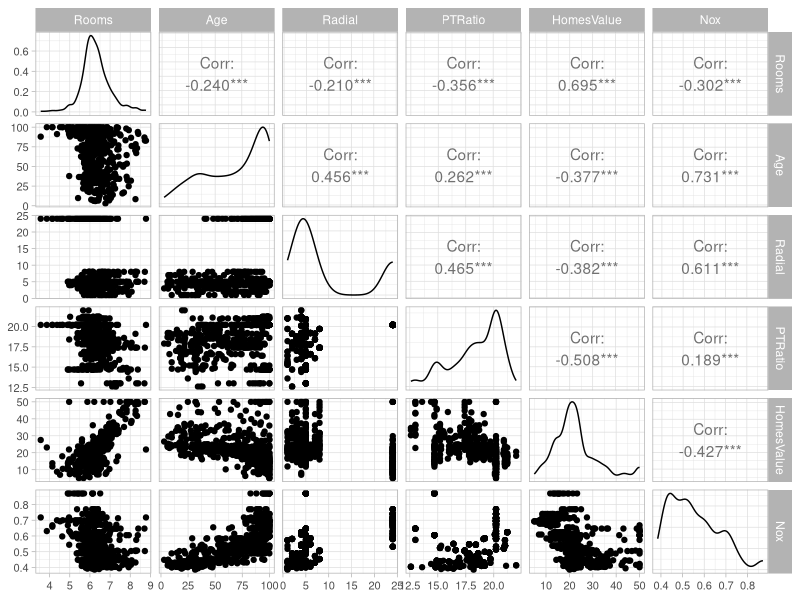
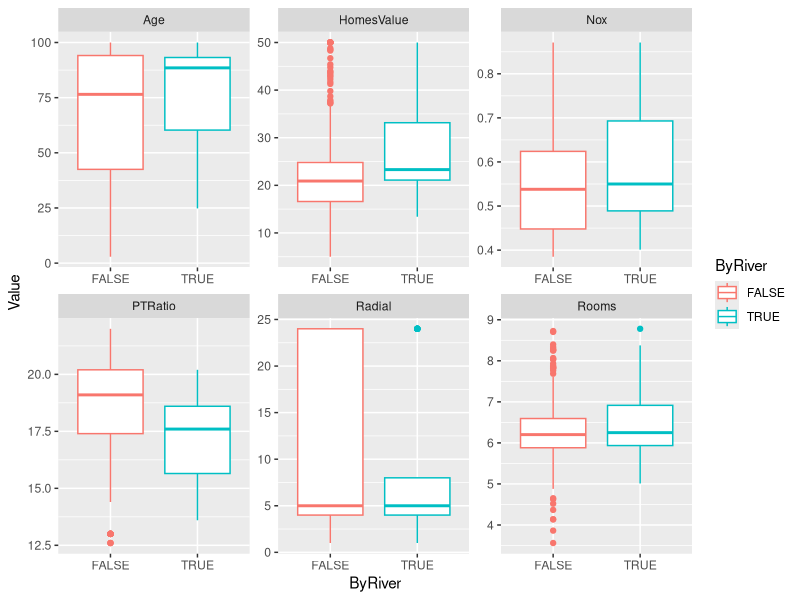
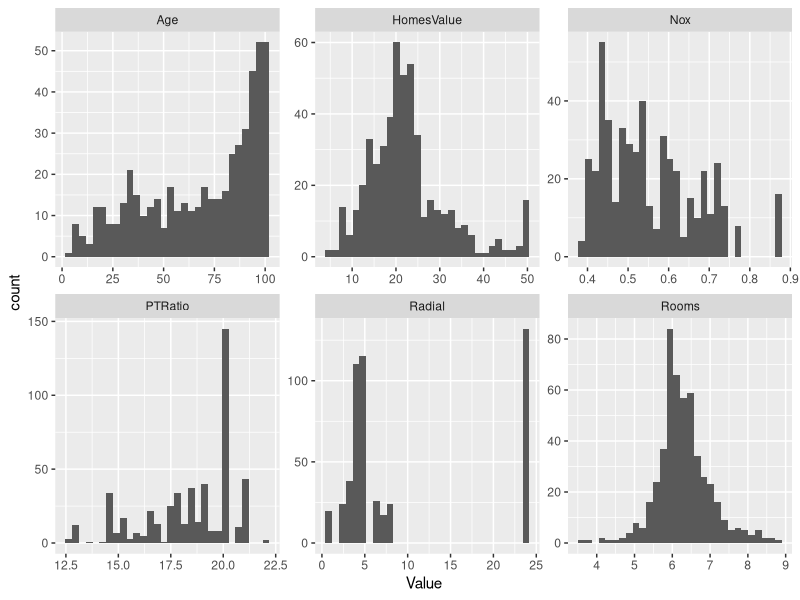

These figures' R source, in order:
# https://www.statology.org/iris-dataset-r/

# Boston Housing Values in Suburbs of Boston

# crim per capita crime rate by town.
# zn proportion of residential land zoned for lots over 25,000 sq.ft.
# indus proportion of non-retail business acres per town.
# chas Charles River dummy variable (= 1 if tract bounds river; 0 otherwise).
# nox nitrogen oxides concentration (parts per 10 million).
# rm average number of rooms per dwelling.
# age proportion of owner-occupied units built prior to 1940.
# boxcox 21
# dis weighted mean of distances to five Boston employment centres.
# rad index of accessibility to radial highways.
# tax full-value property-tax rate per $10,000.
# ptratio pupil-teacher ratio by town.
# black 1000(Bk 􀀀 0:63)2 where Bk is the proportion of blacks by town.
# lstat lower status of the population (percent).
# medv median value of owner-occupied homes in $1000s.
library(MASS)
library(ggplot2)
library(dplyr)
library(tidyr)
library(ggpubr)
library(GGally)


bos <- Boston %>%
        as_tibble() %>%
        dplyr::select(chas,rm,age,rad,ptratio,medv,nox) %>%
        rename(ByRiver=chas,
               Rooms=rm,
               Age=age,
               Radial=rad,
               PTRatio=ptratio,
               HomesValue=medv,
               Nox=nox) %>%
        mutate(ByRiver=as.logical(ByRiver))


ggpairs(dplyr::select(bos,-ByRiver))+
  theme_light()+
  theme(axis.text.x = element_text(size=8),
        axis.text.y = element_text(size=8))

bos_long <- bos %>%
             pivot_longer(names_to = "Indicator",
                          values_to = "Value",
                          -ByRiver)

ggplot(bos_long,aes(x=ByRiver,y=Value,colour=ByRiver))+
  geom_boxplot()+
  facet_wrap(~Indicator,scales="free")

ggplot(bos_long,aes(x=Value))+
  geom_histogram()+
  facet_wrap(~Indicator,scales="free")




